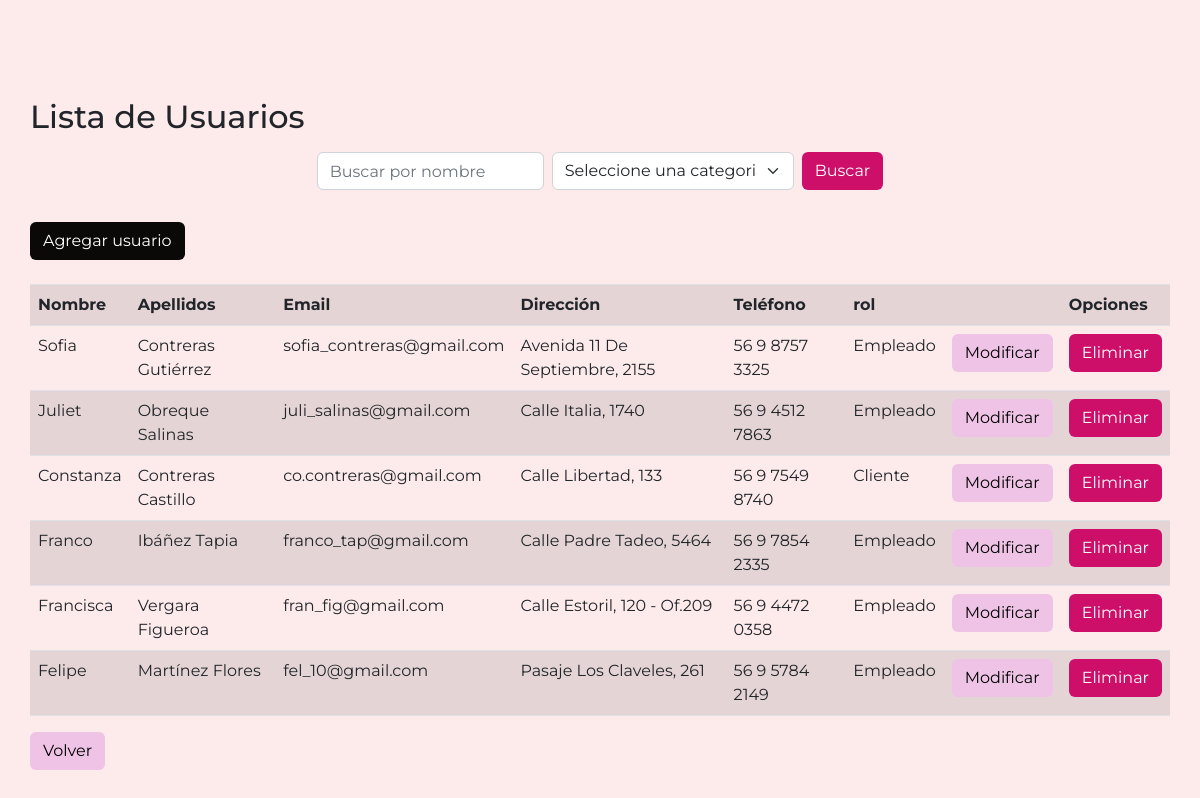
Page /listar-user (signed in) on the committed database.
### tienda/models.py (models this page shows, shortened)
class Usuario(models.Model):
    nombre = models.CharField(max_length=70)
    apellidos = models.CharField(max_length=100)
    email = models.EmailField(unique=True, max_length=254)
    direccion = models.CharField(max_length=100)
    telefono = models.CharField(max_length=50)
    rol = models.ForeignKey(Role, on_delete=models.PROTECT)

class Role(models.Model):
    nombre = models.CharField(max_length=70)
    def __str__(self):
        return self.nombre

### tienda/views.py (the view)
# urls.py: path('listar-user', views.listar_user, name='listar-user'),
@login_required
def listar_user(request):
    busqueda = request.GET.get("buscar")
    seleccion = request.GET.get("seleccionar")
    usuarios = Usuario.objects.all()
    if seleccion:
        usuarios = usuarios.filter(rol=seleccion)
    if busqueda:
        usuarios = usuarios.filter(
            Q(nombre__icontains=busqueda) |
            Q(apellidos__icontains=busqueda) |
            Q(email__icontains=busqueda) |
            Q(direccion__icontains=busqueda) |
            Q(telefono__icontains=busqueda) |
            Q(rol__nombre__icontains=busqueda)
        ).distinct()
    else:
        busqueda = ""
    page = request.GET.get('page',1)
    try:
        paginator = Paginator(usuarios,6)
        usuarios = paginator.page(page)
    except:
        raise Http404
    data = {'entity': usuarios,"seleccion": seleccion,"busqueda": busqueda,"paginator": paginator}
    return render(request, 'tienda/usuario/listar_user.html', data)

### tienda/templates/tienda/usuario/listar_user.html (shortened to what this page needs)
{% load static %}
{% load humanize %}
<!DOCTYPE html>
<html lang="en">
<head>
    <link rel="stylesheet" href="https://cdn.jsdelivr.net/npm/bootstrap@4.3.1/dist/css/bootstrap.min.css"
>
<link href="https://cdn.jsdelivr.net/npm/bootstrap@5.2.3/dist/css/bootstrap.min.css" rel="stylesheet">
<link rel="stylesheet" href="https://cdnjs.cloudflare.com/ajax/libs/font-awesome/6.4.0/css/all.min.css"
 />
<link rel="stylesheet" href="{% static 'tienda/CSS/style.css' %}">
</head>
<body>
    <section class="container">
        <div class="table-hover table-responsive mt-5">
            <h2>Lista de Usuarios</h2>
            <nav class="navbar navbar-expand-sm justify-content-center">
                <div class="container-fluid justify-content-center">
                    <form class="d-flex" method="GET">
                        <input class="form-control me-2" type="text" placeholder="Buscar por nombre" name="buscar">
                        <select class="form-select me-2" name="seleccionar">
                            <option value="">Seleccione una categoria</option>
                        </select>
                        <button class="btn" style="background-color: #CE0F69; color: white;" type="submit">Buscar</button>
                    </form>
                </div>
            </nav>
            <br>
            <a href="{% url 'agregar-user'%}" class="btn" style="background-color: #0a0908; color: white;">Agregar usuario</a>
            <br>
            <br>
            <table class="table table-striped">
                <tr>
                    <th>Nombre</th>
                    <th>Apellidos</th>
                    <th>Email</th>
                    <th>Dirección</th>
                    <th>Teléfono</th>
                    <th>rol</th>
                    <th></th>
                    <th>Opciones</th>
                </tr>
                {% for p in entity %}
                <tr>
                    <td>{{p.nombre}}</td>
                    <td>{{p.apellidos}}</td>
                    <td>{{p.email}}</td>
                    <td>{{p.direccion}}</td>
                    <td>{{p.telefono}}</td>
                    <td>{{p.rol}}</td>
                    <td><a href="{% url 'modificar-user' p.id %}" class="btn" style="background-color: #efc3e6; color: black;">Modificar</a></td>
                    <td><a href="#" onclick="eliminarUsuario({{ p.id }})" class="btn" style="background-color: #CE0F69; color: white;">Eliminar</a></td>
                </tr>
                {% endfor %}
             </table>
             <a href="{% url 'login-perfil'%}" class="btn" style="background-color: #efc3e6; color: black;">Volver</a>
    </div>
    </section>
</body>
</html>

### tienda/static/tienda/CSS/style.css (style rules this page uses)
input.error, select, textarea { border: 1px solid #EF3340 }
* { font-family: 'Montserrat', sans-serif; }
body { background-color: #FDEBEC; }
section { padding-left: 15%; padding-right: 15%; }
.container { position: relative; margin: 0px auto; padding: 50px 0; clear: both; }
@media only screen and (min-width: 1200px) { .container { width: 1210px; } }

### rows in the picture
Usuario: nombre "Sofia", apellidos "Contreras Gutiérrez", email "sofia_contreras@gmail.com", direccion "Avenida 11 De Septiembre, 2155", telefono "56 9 8757 3325", rol "Empleado"
Usuario: nombre "Juliet", apellidos "Obreque Salinas", email "juli_salinas@gmail.com", direccion "Calle Italia, 1740", telefono "56 9 4512 7863", rol "Empleado"
Usuario: nombre "Constanza", apellidos "Contreras Castillo", email "co.contreras@gmail.com", direccion "Calle Libertad, 133", telefono "56 9 7549 8740", rol "Cliente"
Usuario: nombre "Franco", apellidos "Ibáñez Tapia", email "franco_tap@gmail.com", direccion "Calle Padre Tadeo, 5464", telefono "56 9 7854 2335", rol "Empleado"
Usuario: nombre "Francisca", apellidos "Vergara Figueroa", email "fran_fig@gmail.com", direccion "Calle Estoril, 120 - Of.209", telefono "56 9 4472 0358", rol "Empleado"
Usuario: nombre "Felipe", apellidos "Martínez Flores", email "fel_10@gmail.com", direccion "Pasaje Los Claveles, 261", telefono "56 9 5784 2149", rol "Empleado"
